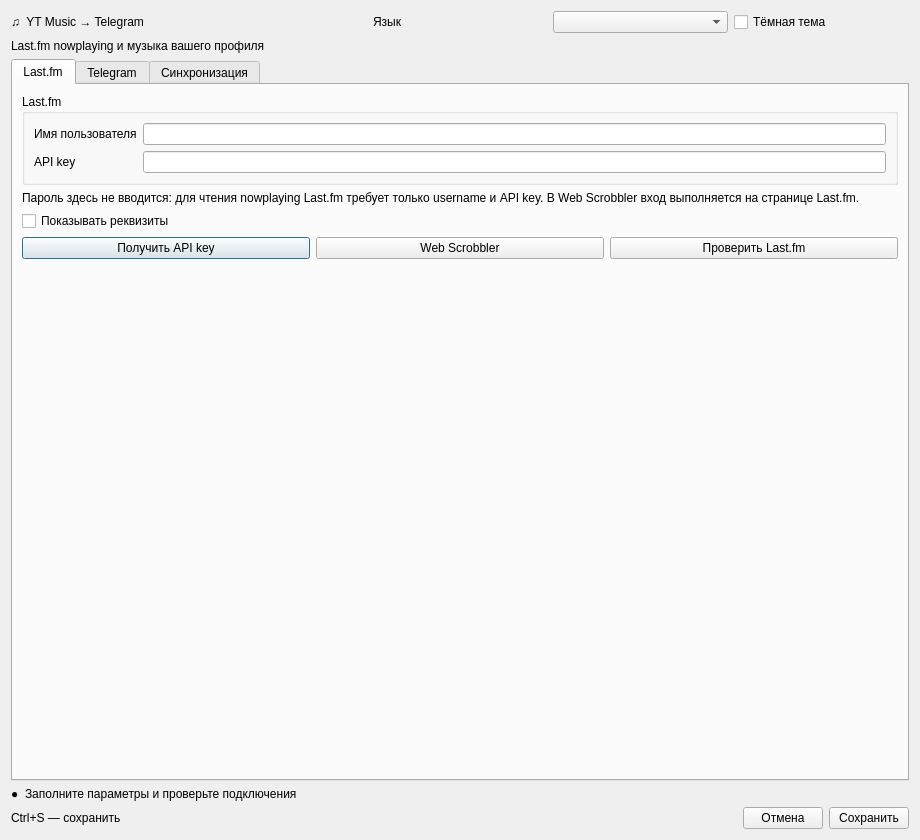
<?xml version="1.0" encoding="utf-8"?>
<ui version="4.0">
  <class>SetupWizardForm</class>
  <widget class="QDialog" name="SetupWizardForm">
    <property name="geometry">
      <rect>
        <x>0</x>
        <y>0</y>
        <width>920</width>
        <height>840</height>
      </rect>
    </property>
    <property name="windowTitle">
      <string>YT Music → Telegram</string>
    </property>
    <layout class="QVBoxLayout" name="mainLayout">
      <item>
        <layout class="QHBoxLayout" name="headerLayout">
          <item>
            <widget class="QLabel" name="titleLabel">
              <property name="text">
                <string>♫  YT Music → Telegram</string>
              </property>
            </widget>
          </item>
          <item>
            <widget class="QLabel" name="versionLabel">
              <property name="text">
                <string />
              </property>
            </widget>
          </item>
          <item>
            <widget class="QLabel" name="languageLabel">
              <property name="text">
                <string>Язык</string>
              </property>
            </widget>
          </item>
          <item>
            <widget class="QComboBox" name="languageCombo" />
          </item>
          <item>
            <widget class="QCheckBox" name="darkModeCheck">
              <property name="text">
                <string>Тёмная тема</string>
              </property>
            </widget>
          </item>
        </layout>
      </item>
      <item>
        <widget class="QLabel" name="subtitleLabel">
          <property name="text">
            <string>Last.fm nowplaying и музыка вашего профиля</string>
          </property>
        </widget>
      </item>
      <item>
        <widget class="QTabWidget" name="tabs">
          <widget class="QWidget" name="lastfmTab">
            <attribute name="title">
              <string>Last.fm</string>
            </attribute>
            <layout class="QVBoxLayout" name="lastfmLayout">
              <item>
                <widget class="QGroupBox" name="lastfmGroup">
                  <property name="title">
                    <string>Last.fm</string>
                  </property>
                  <layout class="QFormLayout" name="lastfmForm">
                    <item row="0" column="0">
                      <widget class="QLabel" name="lastfmUsernameLabel">
                        <property name="text">
                          <string>Имя пользователя</string>
                        </property>
                      </widget>
                    </item>
                    <item row="0" column="1">
                      <widget class="QLineEdit" name="lastfmUsernameEdit" />
                    </item>
                    <item row="1" column="0">
                      <widget class="QLabel" name="lastfmApiKeyLabel">
                        <property name="text">
                          <string>API key</string>
                        </property>
                      </widget>
                    </item>
                    <item row="1" column="1">
                      <widget class="QLineEdit" name="lastfmApiKeyEdit">
                        <property name="echoMode">
                          <enum>QLineEdit::Password</enum>
                        </property>
                      </widget>
                    </item>
                  </layout>
                </widget>
              </item>
              <item>
                <widget class="QLabel" name="lastfmNote">
                  <property name="text">
                    <string>Пароль здесь не вводится: для чтения nowplaying Last.fm требует только username и API key. В Web Scrobbler вход выполняется на странице Last.fm.</string>
                  </property>
                  <property name="wordWrap">
                    <bool>true</bool>
                  </property>
                </widget>
              </item>
              <item>
                <widget class="QCheckBox" name="showLastfmSecretsCheck">
                  <property name="text">
                    <string>Показывать реквизиты</string>
                  </property>
                </widget>
              </item>
              <item>
                <layout class="QHBoxLayout" name="lastfmActions">
                  <item>
                    <widget class="QPushButton" name="openApiButton">
                      <property name="text">
                        <string>Получить API key</string>
                      </property>
                    </widget>
                  </item>
                  <item>
                    <widget class="QPushButton" name="openScrobblerButton">
                      <property name="text">
                        <string>Web Scrobbler</string>
                      </property>
                    </widget>
                  </item>
                  <item>
                    <widget class="QPushButton" name="testLastfmButton">
                      <property name="text">
                        <string>Проверить Last.fm</string>
                      </property>
                    </widget>
                  </item>
                </layout>
              </item>
              <item>
                <spacer name="lastfmSpacer">
                  <property name="orientation">
                    <enum>Qt::Vertical</enum>
                  </property>
                  <property name="sizeHint" stdset="0">
                    <size>
                      <width>20</width>
                      <height>40</height>
                    </size>
                  </property>
                </spacer>
              </item>
            </layout>
          </widget>
          <widget class="QWidget" name="telegramTab">
            <attribute name="title">
              <string>Telegram</string>
            </attribute>
            <layout class="QVBoxLayout" name="telegramLayout">
              <item>
                <widget class="QGroupBox" name="telegramGroup">
                  <property name="title">
                    <string>Telegram</string>
                  </property>
                  <layout class="QFormLayout" name="telegramForm">
                    <item row="0" column="0">
                      <widget class="QLabel" name="telegramApiIdLabel">
                        <property name="text">
                          <string>API ID</string>
                        </property>
                      </widget>
                    </item>
                    <item row="0" column="1">
                      <widget class="QLineEdit" name="telegramApiIdEdit" />
                    </item>
                    <item row="1" column="0">
                      <widget class="QLabel" name="telegramApiHashLabel">
                        <property name="text">
                          <string>API hash</string>
                        </property>
                      </widget>
                    </item>
                    <item row="1" column="1">
                      <widget class="QLineEdit" name="telegramApiHashEdit">
                        <property name="echoMode">
                          <enum>QLineEdit::Password</enum>
                        </property>
                      </widget>
                    </item>
                    <item row="2" column="0">
                      <widget class="QLabel" name="telegramPhoneLabel">
                        <property name="text">
                          <string>Телефон</string>
                        </property>
                      </widget>
                    </item>
                    <item row="2" column="1">
                      <widget class="QLineEdit" name="telegramPhoneEdit">
                        <property name="echoMode">
                          <enum>QLineEdit::Password</enum>
                        </property>
                      </widget>
                    </item>
                    <item row="3" column="0">
                      <widget class="QLabel" name="telegramCodeLabel">
                        <property name="text">
                          <string>Код из Telegram</string>
                        </property>
                      </widget>
                    </item>
                    <item row="3" column="1">
                      <widget class="QLineEdit" name="telegramCodeEdit" />
                    </item>
                    <item row="4" column="0">
                      <widget class="QLabel" name="telegramPasswordLabel">
                        <property name="text">
                          <string>Пароль Telegram 2FA</string>
                        </property>
                      </widget>
                    </item>
                    <item row="4" column="1">
                      <widget class="QLineEdit" name="telegramPasswordEdit">
                        <property name="echoMode">
                          <enum>QLineEdit::Password</enum>
                        </property>
                      </widget>
                    </item>
                  </layout>
                </widget>
              </item>
              <item>
                <widget class="QCheckBox" name="showTelegramSecretsCheck">
                  <property name="text">
                    <string>Показывать реквизиты</string>
                  </property>
                </widget>
              </item>
              <item>
                <widget class="QLabel" name="telegramPasswordNote">
                  <property name="text">
                    <string>Пароль 2FA используется только при входе и не сохраняется.</string>
                  </property>
                  <property name="wordWrap">
                    <bool>true</bool>
                  </property>
                </widget>
              </item>
              <item>
                <layout class="QHBoxLayout" name="telegramActions">
                  <item>
                    <widget class="QPushButton" name="sendCodeButton">
                      <property name="text">
                        <string>1. Отправить код</string>
                      </property>
                    </widget>
                  </item>
                  <item>
                    <widget class="QPushButton" name="signInButton">
                      <property name="text">
                        <string>2. Войти в Telegram</string>
                      </property>
                    </widget>
                  </item>
                </layout>
              </item>
              <item>
                <spacer name="telegramSpacer">
                  <property name="orientation">
                    <enum>Qt::Vertical</enum>
                  </property>
                  <property name="sizeHint" stdset="0">
                    <size>
                      <width>20</width>
                      <height>40</height>
                    </size>
                  </property>
                </spacer>
              </item>
            </layout>
          </widget>
          <widget class="QWidget" name="syncTab">
            <attribute name="title">
              <string>Синхронизация</string>
            </attribute>
            <layout class="QVBoxLayout" name="syncLayout">
              <item>
                <widget class="QScrollArea" name="syncScroll">
                  <property name="widgetResizable">
                    <bool>true</bool>
                  </property>
                  <widget class="QWidget" name="syncContent">
                    <layout class="QVBoxLayout" name="syncContentLayout">
                      <item>
                        <widget class="QGroupBox" name="behaviorGroup">
                          <property name="title">
                            <string>Поведение</string>
                          </property>
                          <layout class="QFormLayout" name="behaviorForm">
                            <item row="0" column="0">
                              <widget class="QLabel" name="pollIntervalLabel">
                                <property name="text">
                                  <string>Опрос Last.fm, секунд</string>
                                </property>
                              </widget>
                            </item>
                            <item row="0" column="1">
                              <widget class="QLineEdit" name="pollIntervalEdit" />
                            </item>
                            <item row="1" column="0">
                              <widget class="QLabel" name="absentConfirmationsLabel">
                                <property name="text">
                                  <string>Проверок перед idle</string>
                                </property>
                              </widget>
                            </item>
                            <item row="1" column="1">
                              <widget class="QLineEdit" name="absentConfirmationsEdit" />
                            </item>
                            <item row="2" column="0">
                              <widget class="QLabel" name="cacheSizeLabel">
                                <property name="text">
                                  <string>Треков в истории</string>
                                </property>
                              </widget>
                            </item>
                            <item row="2" column="1">
                              <widget class="QLineEdit" name="cacheSizeEdit" />
                            </item>
                            <item row="3" column="0">
                              <widget class="QLabel" name="audioModeLabel">
                                <property name="text">
                                  <string>Режим аудио</string>
                                </property>
                              </widget>
                            </item>
                            <item row="3" column="1">
                              <widget class="QComboBox" name="audioModeCombo" />
                            </item>
                            <item row="4" column="0">
                              <widget class="QLabel" name="outputModeLabel">
                                <property name="text">
                                  <string>Куда отправлять музыку</string>
                                </property>
                              </widget>
                            </item>
                            <item row="4" column="1">
                              <widget class="QComboBox" name="outputModeCombo" />
                            </item>
                            <item row="5" column="0">
                              <widget class="QLabel" name="personalChannelLabel">
                                <property name="text">
                                  <string>Канал для nowplaying</string>
                                </property>
                              </widget>
                            </item>
                            <item row="5" column="1">
                              <layout class="QHBoxLayout" name="channelRow">
                                <item>
                                  <widget class="QLineEdit" name="personalChannelEdit" />
                                </item>
                                <item>
                                  <widget class="QPushButton" name="selectChannelButton">
                                    <property name="text">
                                      <string>Выбрать…</string>
                                    </property>
                                  </widget>
                                </item>
                              </layout>
                            </item>
                            <item row="6" column="0">
                              <widget class="QCheckBox" name="emojiEnabledCheck">
                                <property name="text">
                                  <string>Emoji status при nowplaying</string>
                                </property>
                              </widget>
                            </item>
                            <item row="6" column="1">
                              <layout class="QHBoxLayout" name="emojiRow">
                                <item>
                                  <widget class="QLineEdit" name="playingEmojiEdit" />
                                </item>
                                <item>
                                  <widget class="QPushButton" name="selectEmojiButton">
                                    <property name="text">
                                      <string>Выбрать…</string>
                                    </property>
                                  </widget>
                                </item>
                              </layout>
                            </item>
                            <item row="7" column="0">
                              <widget class="QLabel" name="downloadWorkersLabel">
                                <property name="text">
                                  <string>Параллельных загрузок (1–4)</string>
                                </property>
                              </widget>
                            </item>
                            <item row="7" column="1">
                              <widget class="QLineEdit" name="downloadWorkersEdit" />
                            </item>
                            <item row="8" column="0" colspan="2">
                              <widget class="QCheckBox" name="removeWhenIdleCheck">
                                <property name="text">
                                  <string>Удалять музыку профиля, когда nowplaying исчез</string>
                                </property>
                              </widget>
                            </item>
                          </layout>
                        </widget>
                      </item>
                      <item>
                        <widget class="QGroupBox" name="notificationsGroup">
                          <property name="title">
                            <string>Уведомления</string>
                          </property>
                          <layout class="QVBoxLayout" name="notificationsLayout">
                            <item>
                              <widget class="QCheckBox" name="notificationsEnabledCheck">
                                <property name="text">
                                  <string>Показывать системные уведомления</string>
                                </property>
                              </widget>
                            </item>
                            <item>
                              <widget class="QCheckBox" name="notificationSoundCheck">
                                <property name="text">
                                  <string>Воспроизводить звук уведомлений</string>
                                </property>
                              </widget>
                            </item>
                            <item>
                              <widget class="QLabel" name="notificationsNote">
                                <property name="text">
                                  <string>Отключение звука действует только на уведомления этого приложения.</string>
                                </property>
                                <property name="wordWrap">
                                  <bool>true</bool>
                                </property>
                              </widget>
                            </item>
                          </layout>
                        </widget>
                      </item>
                      <item>
                        <spacer name="syncSpacer">
                          <property name="orientation">
                            <enum>Qt::Vertical</enum>
                          </property>
                          <property name="sizeHint" stdset="0">
                            <size>
                              <width>20</width>
                              <height>0</height>
                            </size>
                          </property>
                        </spacer>
                      </item>
                    </layout>
                  </widget>
                </widget>
              </item>
            </layout>
          </widget>
        </widget>
      </item>
      <item>
        <layout class="QHBoxLayout" name="statusLayout">
          <item>
            <widget class="QLabel" name="statusIndicator">
              <property name="text">
                <string>●</string>
              </property>
            </widget>
          </item>
          <item>
            <widget class="QLabel" name="statusLabel">
              <property name="text">
                <string>Заполните параметры и проверьте подключения</string>
              </property>
              <property name="sizePolicy">
                <sizepolicy hsizetype="Expanding" vsizetype="Preferred">
                  <horstretch>0</horstretch>
                  <verstretch>0</verstretch>
                </sizepolicy>
              </property>
            </widget>
          </item>
        </layout>
      </item>
      <item>
        <layout class="QHBoxLayout" name="footerLayout">
          <item>
            <widget class="QLabel" name="footerHint">
              <property name="text">
                <string>Ctrl+S — сохранить</string>
              </property>
            </widget>
          </item>
          <item>
            <spacer name="footerSpacer">
              <property name="orientation">
                <enum>Qt::Horizontal</enum>
              </property>
              <property name="sizeHint" stdset="0">
                <size>
                  <width>40</width>
                  <height>20</height>
                </size>
              </property>
            </spacer>
          </item>
          <item>
            <widget class="QPushButton" name="cancelButton">
              <property name="text">
                <string>Отмена</string>
              </property>
            </widget>
          </item>
          <item>
            <widget class="QPushButton" name="saveButton">
              <property name="text">
                <string>Сохранить</string>
              </property>
            </widget>
          </item>
        </layout>
      </item>
    </layout>
  </widget>
  <resources />
  <connections />
</ui>
